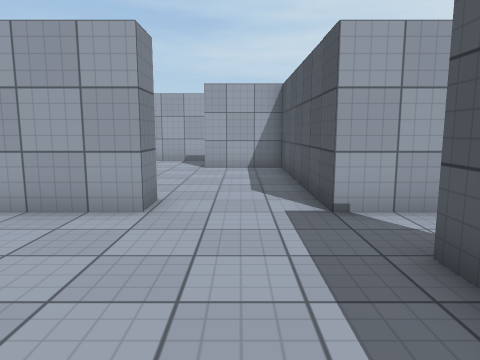
View 1 (above)

23 first-person views from a walk through a Unity game level. The camera is 1.3 m above the floor, tilts 8° down and sees 70° across. The floor is counted in squares, 1 m on a side. Each view is taken from the middle of a square. On the plan, view 1 faces up. The plan holds only what a view shows up to about 15 squares ahead; the rest is blank. Surface patterns are stand-ins for the level's own textures.

View 2
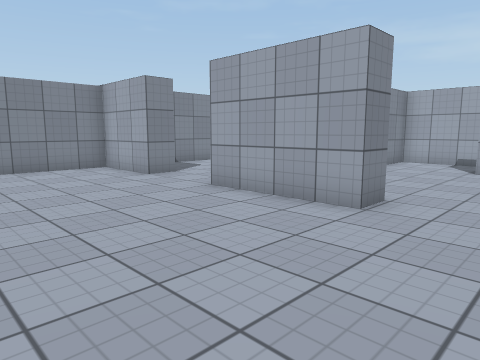

View 3
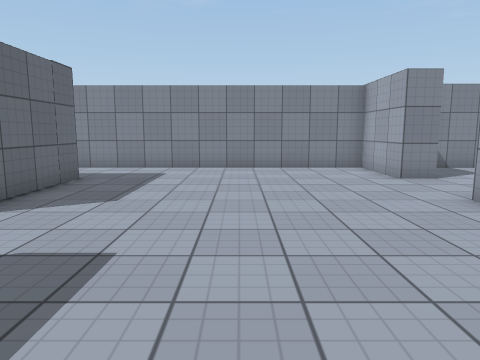

View 4
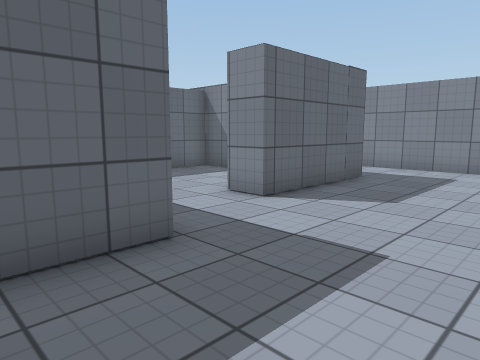

View 5
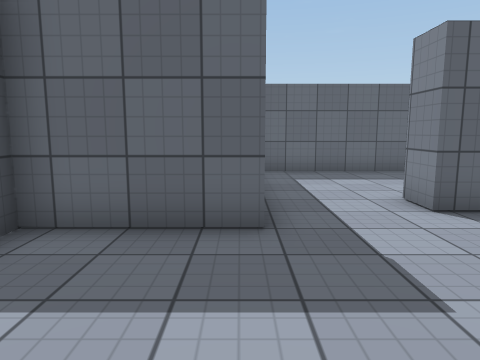

View 6
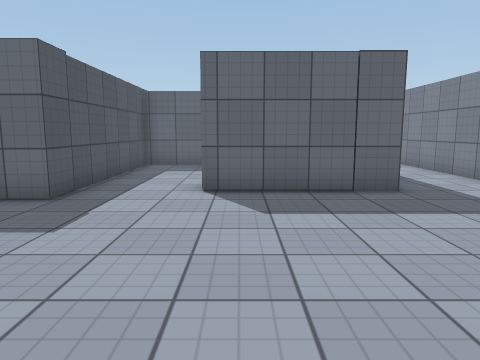

View 7
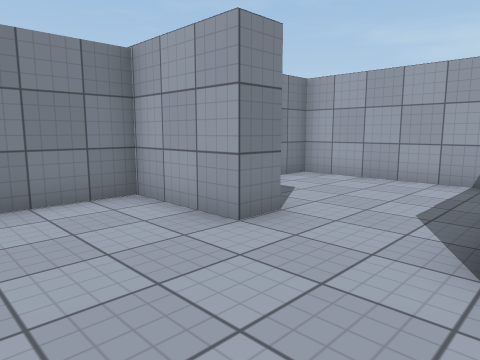

View 8
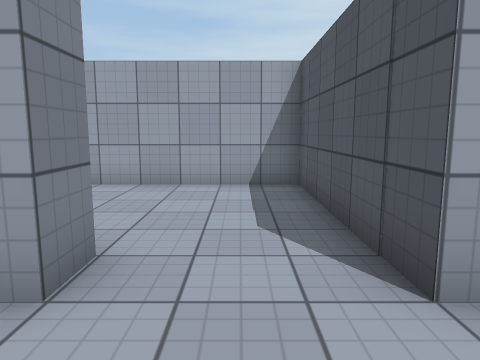

View 9
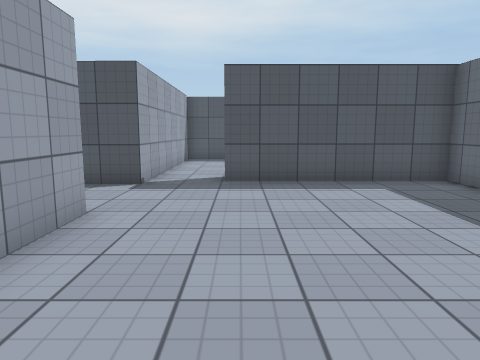

View 10
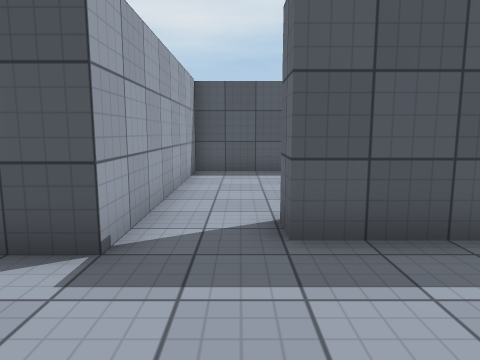

View 11
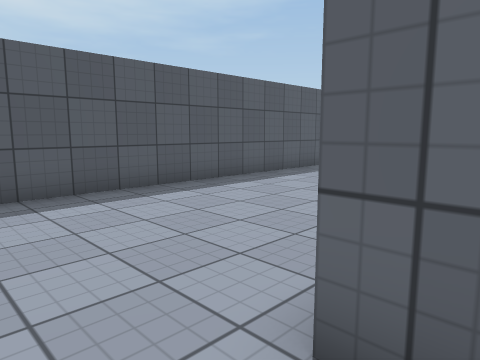

View 12
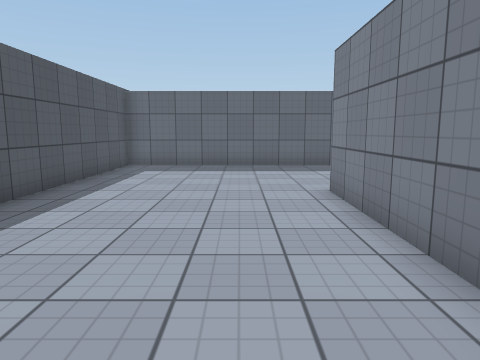

View 13
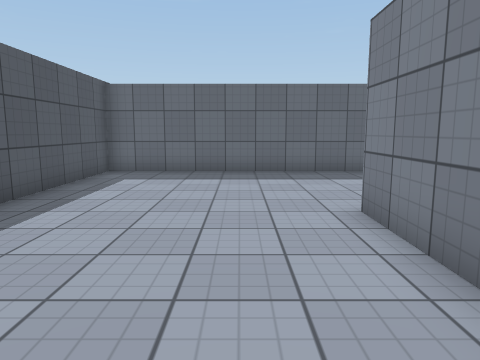

View 14
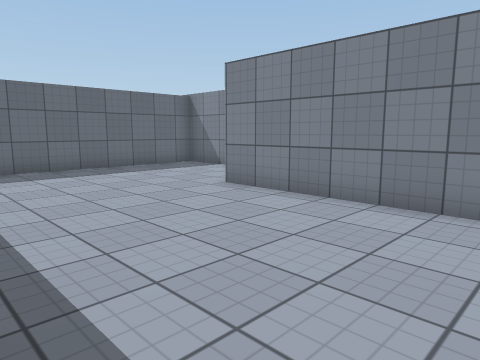

View 15
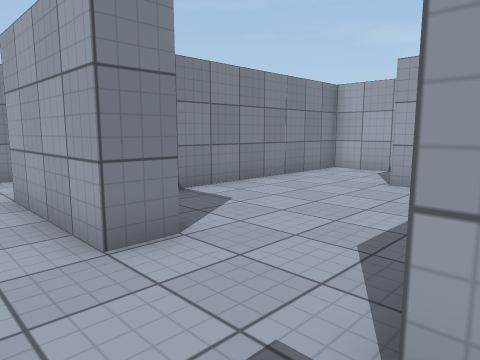

View 16
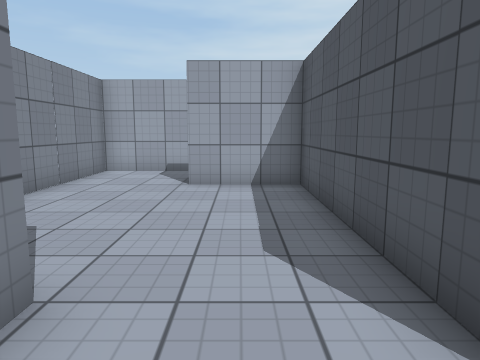

View 17
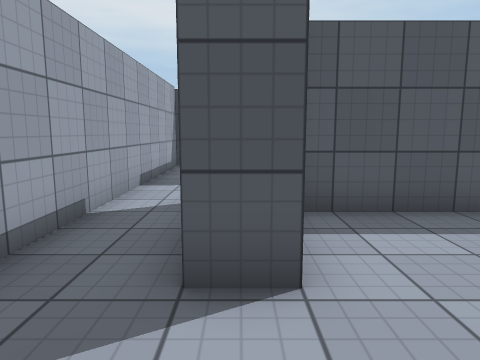

View 18
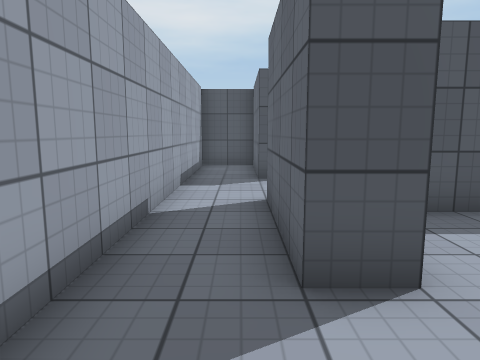

View 19
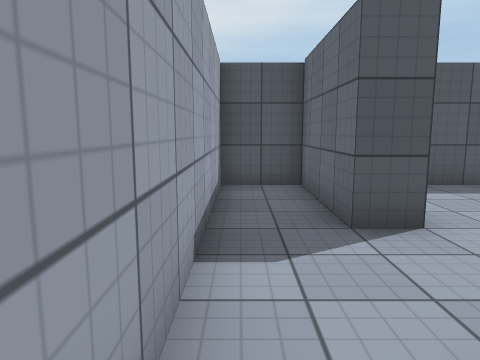

View 20
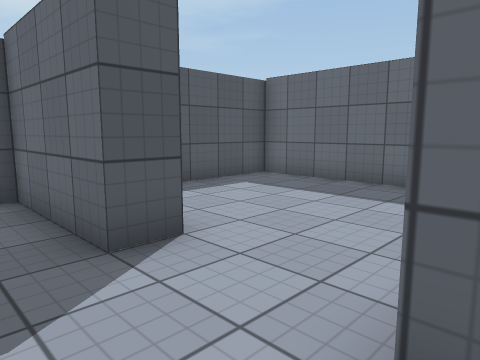

View 21
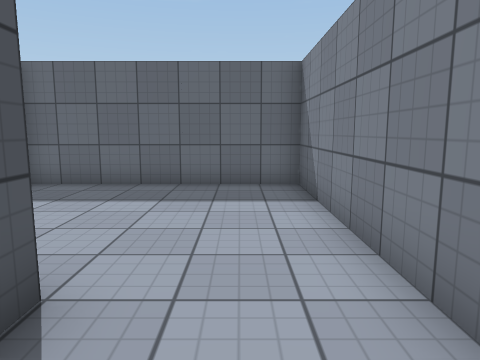

View 22
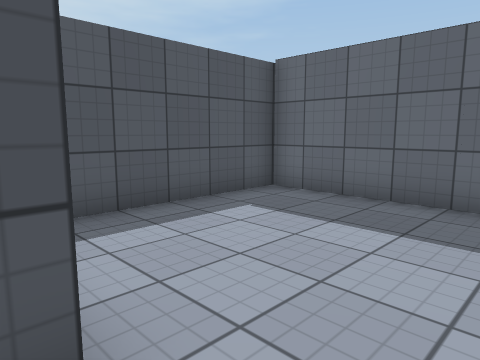

View 23
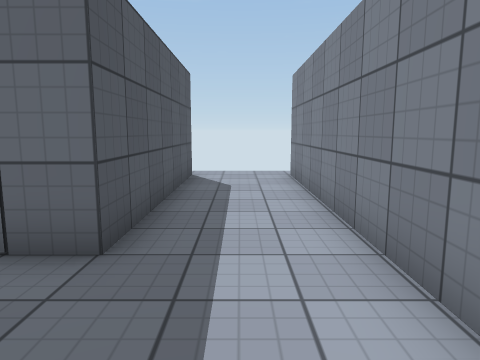

### Floor plan
Ten units are one square. View 1 is at (0, 0); x grows to the right and y downward. Boxes are objects, and circles mark ways between rooms. Rooms are numbered by the first view taken in them; rooms with no view inside come last. Other rooms are left out.
<svg viewBox="-125 -160 224 275">
<path fill="none" stroke="#000" d="M-16 -65 -16 -55 -55 -55 -55 -115 -115 -115 -115 -81M-85 -65 -85 -55 -115 -55 -115 105M35 -55 15 -55 15 -125 -13 -125 -13 -135 26 -135M-75 81 -75 94 -13 94 -13 25 20 25 20 -34 30 -34M-85 105 -85 35 -42 35 -42 46M34 -155 -45 -155 -45 -85M30 -20 30 36M-3 71 -3 91M-1 94 94 94 94 -55 35 -55M56 -124 56 -135 94 -135 94 -155 34 -155M25 -130 25 -65 94 -65 94 -112"/>
<circle cx="25" cy="-45" r="3" fill="#2a7"/>
<circle cx="35" cy="-145" r="3" fill="#2a7"/>
<text x="-50" y="-20">1</text>
<text x="60" y="30">2</text>
<text x="60" y="-110">3</text>
</svg>
Room 1 opens to room 2. Room 1 opens to room 3.

Where each view was taken, in squares from view 1:
view 1: 0 up, 0 right, facing up
view 2: 0 up, 1 right, facing up-left
view 3: 1 up, 1 right, facing left
view 4: 1 up, 1 right, facing down-left
view 5: 2 up, 1 left, facing down
view 6: 4 up, 5 left, facing down
view 7: 2 up, 5 left, facing up-left
view 8: 3 up, 7 left, facing up
view 9: 3 up, 7 left, facing right
view 10: 4 up, 2 left, facing right
view 11: 5 up, 2 right, facing down-right
view 12: 4 up, 5 right, facing down
view 13: 2 up, 5 right, facing down
view 14: 3 up, 9 right, facing down-left
view 15: 4 up, 2 right, facing up-left
view 16: 4 up, 0 right, facing up
view 17: 13 up, 4 left, facing right
view 18: 14 up, 4 left, facing right
view 19: 15 up, 1 right, facing right
view 20: 15 up, 2 right, facing down-right
view 21: 15 up, 4 right, facing down
view 22: 13 up, 4 right, facing down-right
view 23: 0 up, 10 left, facing down
